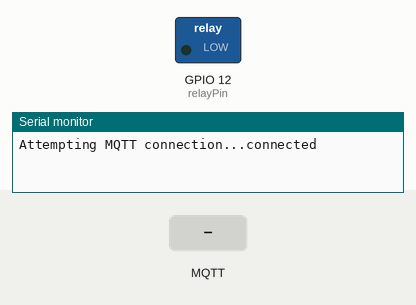
This sketch was run on a simulated ESP8266 (NodeMCU). Shown: switched loads named in the sketch (green lamp = pin HIGH), the last lines printed to the serial monitor. The test bench sets the inputs (shaded band). WiFi joins after 1.5 s; servers stay silent unless stated; no MQTT or app messages arrive unless stated.

Above: at 3.7 s.
3.8 s: MQTT message "o" arrives on the first subscribed topic
At 4.6 s:
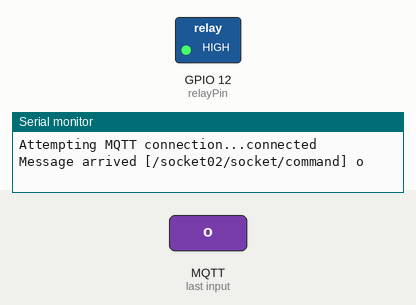
5.3 s: MQTT message "O" arrives on the first subscribed topic
At 5.7 s:
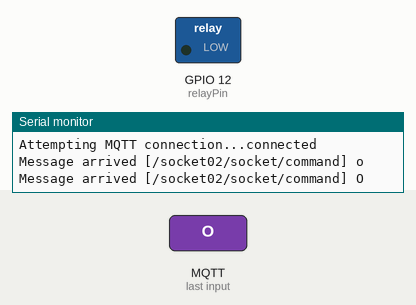
Timing chart, 0 to 8.3 s (numbered marks = the images above; inputs shaded):
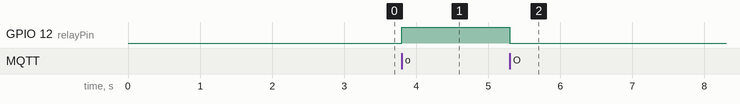

Measured:
- after the input at 3.8 s, GPIO 12 (relayPin): LOW → HIGH at once
- after the input at 5.3 s, GPIO 12 (relayPin): HIGH → LOW at once

The sketch:

example-esp-mqtt-socket.ino
```cpp
#include <ESP8266WiFi.h>
#include <PubSubClient.h>
#include <DNSServer.h>
#include <ESP8266WebServer.h>
#include <WiFiManager.h>

const char* mqttServer = "iot.eclipse.org";
const char* mqttClientName = "ESP8266_socket";
const char* outStatus = "/socket02/device/status";
const char* outTopic = "/socket02/socket/status";
const char* inTopic = "/socket02/socket/command";

int relayPin = 12;
bool relayInitialState = LOW;

WiFiClient espClient;
PubSubClient client(espClient);
long lastMsg = 0;
char msg[50];
int value = 0;

void setup_wifi() {
  delay(10);
  WiFiManager wifiManager;
  if(!wifiManager.autoConnect("Please Connect Me To WIFI")) {
    Serial.println("failed to connect and hit timeout");
    delay(3000);
    ESP.reset();
    delay(5000);
  }
}

void callback(char* topic, byte* payload, unsigned int length) {
  Serial.print("Message arrived [");
  Serial.print(topic);
  Serial.print("] ");
  for (int i = 0; i < length; i++) {
    Serial.print((char)payload[i]);
  }
  Serial.println();

  // Open the door
  if ((char)payload[0] == 'o') {
    digitalWrite(relayPin, !relayInitialState);
    client.publish(outTopic, "on");
  } else if ((char)payload[0] == 'O') {
    digitalWrite(relayPin, relayInitialState);
    client.publish(outTopic, "off");
  }
}

void reconnect() {
  // Loop until we're reconnected
  while (!client.connected()) {
    Serial.print("Attempting MQTT connection...");
    // Attempt to connect
    if (client.connect(mqttClientName, outStatus, 2, 1, "offline")) {
      Serial.println("connected");
      // Once connected, publish an announcement...
      client.publish(outStatus, "online");
      // ... and resubscribe
      client.subscribe(inTopic);
    } else {
      Serial.print("failed, rc=");
      Serial.print(client.state());
      Serial.println(" try again in 5 seconds");
      // Wait 5 seconds before retrying
      delay(5000);
    }
  }
}

void setup() {
  // Initialize the relay pin as an output
  pinMode(relayPin, OUTPUT);
  digitalWrite(relayPin, relayInitialState);

  // Blink to indicate setup
  digitalWrite(13, LOW);
  delay(500);
  digitalWrite(13, HIGH);
  delay(500);

  Serial.begin(115200);

  // Connect to wifi
  setup_wifi();
  client.setServer(mqttServer, 1883);
  client.setCallback(callback);
}

void loop() {
  if (!client.connected()) {
    reconnect();
  }
  client.loop();
}
```
